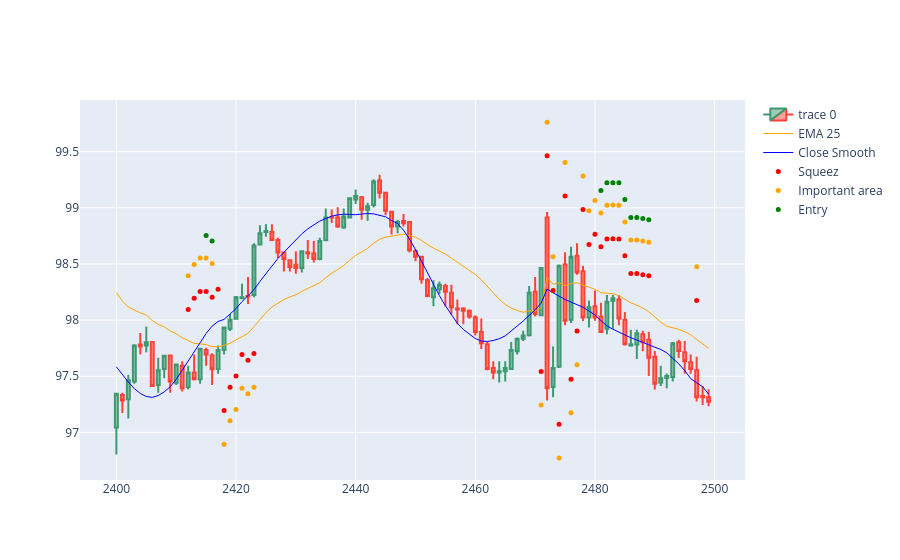

Notebook code cell kept with this figure:
### Code cell
import plotly.io as pio
import plotly.graph_objects as go  

dfpl = df[2400:2500]

fig = go.Figure(
    data=[
        go.Candlestick(
            x=dfpl.index,
            open=dfpl['open_5min'],
            high=dfpl['high_5min'],
            low=dfpl['low_5min'],
            close=dfpl['close_5min']),
        go.Scatter(
            x=dfpl.index, 
            y=dfpl['ema25_5min'],
            line=dict(color='orange', width=1), 
            name="EMA 25"),
        go.Scatter(
            x=dfpl.index, 
            y=dfpl['close5min_smooth'],
            line=dict(color='blue', width=1), 
            name="Close Smooth")
    ]
)

fig.add_scatter(x=dfpl.index, y=dfpl['squezzeArea'], mode="markers", marker=dict(size=5, color="red"), name="Squeez")
fig.add_scatter(x=dfpl.index, y=dfpl['squeezeCloseToEmaArea'], mode="markers", marker=dict(size=5, color="orange"), name="Important area")
fig.add_scatter(x=dfpl.index, y=dfpl['posibleBreakArea'], mode="markers", marker=dict(size=5, color="green"), name="Entry")

fig.update_layout(xaxis_rangeslider_visible=False)
fig.show()
